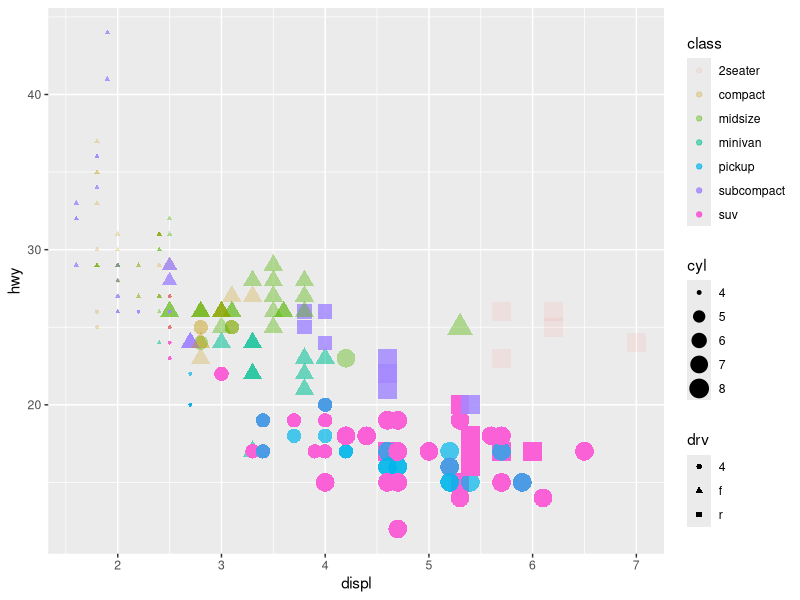
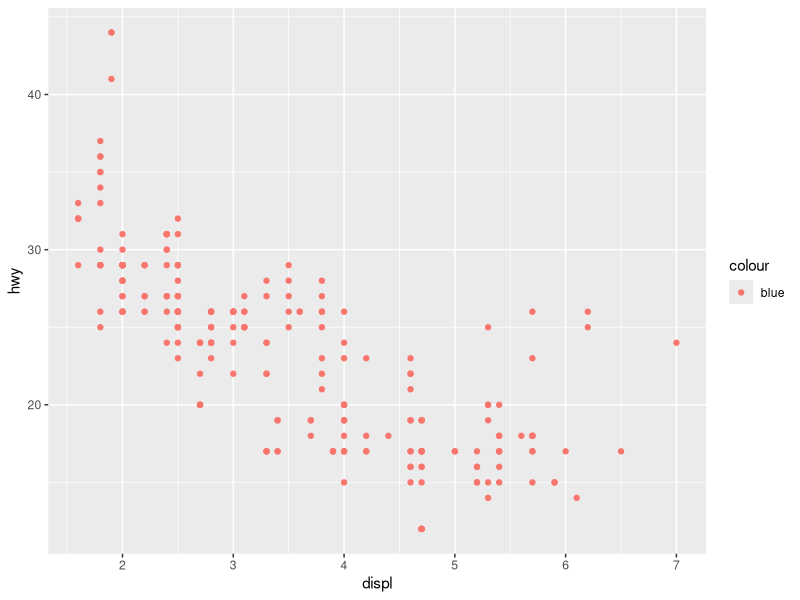
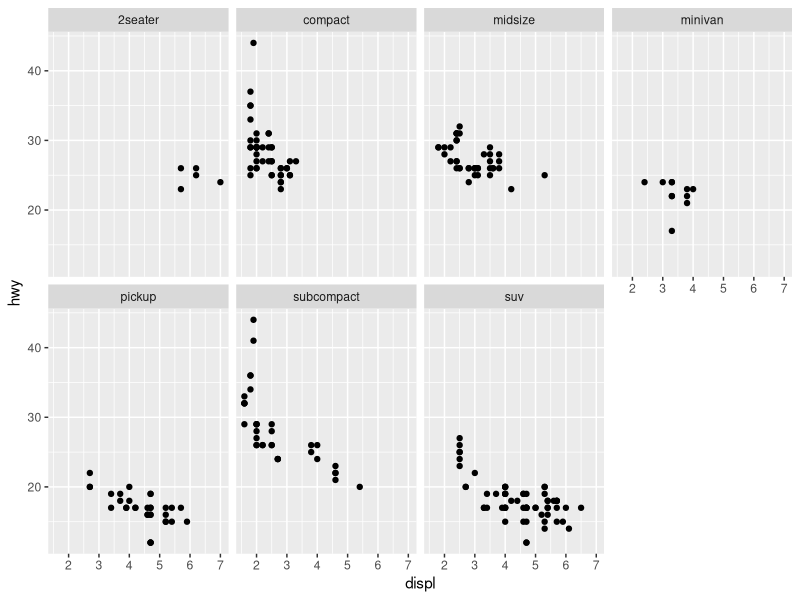
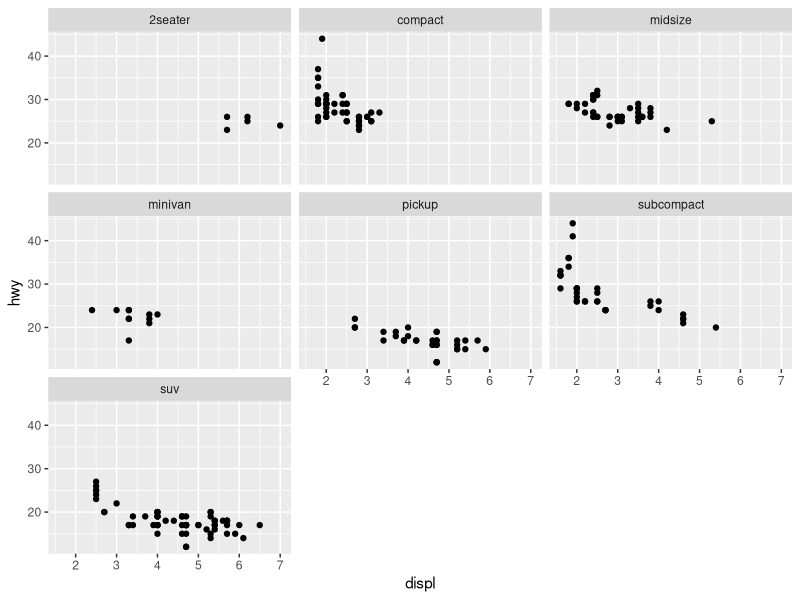
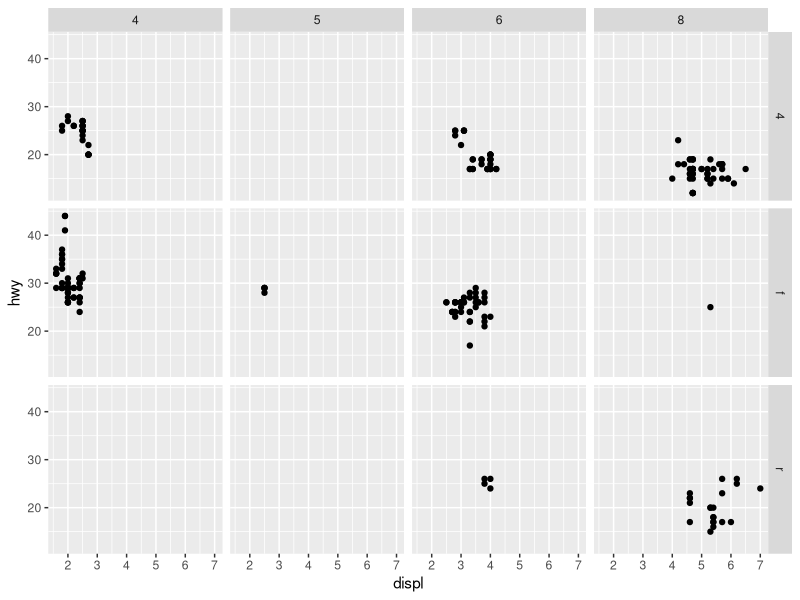

Here is the R script that generated these plots, in order:
library(tidyverse)
?mpg
mpg
print(mpg, n=15)
ggplot(data = mpg)+
  geom_point(mapping = aes(x = displ, y = hwy, color = class, size = cyl, alpha = class,
                           shape = drv))
ggplot(data = mpg)+
  geom_point(mapping = aes(x = displ, y = hwy, color = "blue"))

ggplot(data = mpg)+
  geom_point(mapping = aes(x = displ, y = hwy)) + 
               facet_wrap(~class, nrow=2)

ggplot(data = mpg)+
  geom_point(mapping = aes(x = displ, y = hwy)) + 
  facet_wrap(~class)


ggplot(data = mpg)+
  geom_point(mapping = aes(x = displ, y = hwy)) + 
  facet_grid(drv~cyl)
